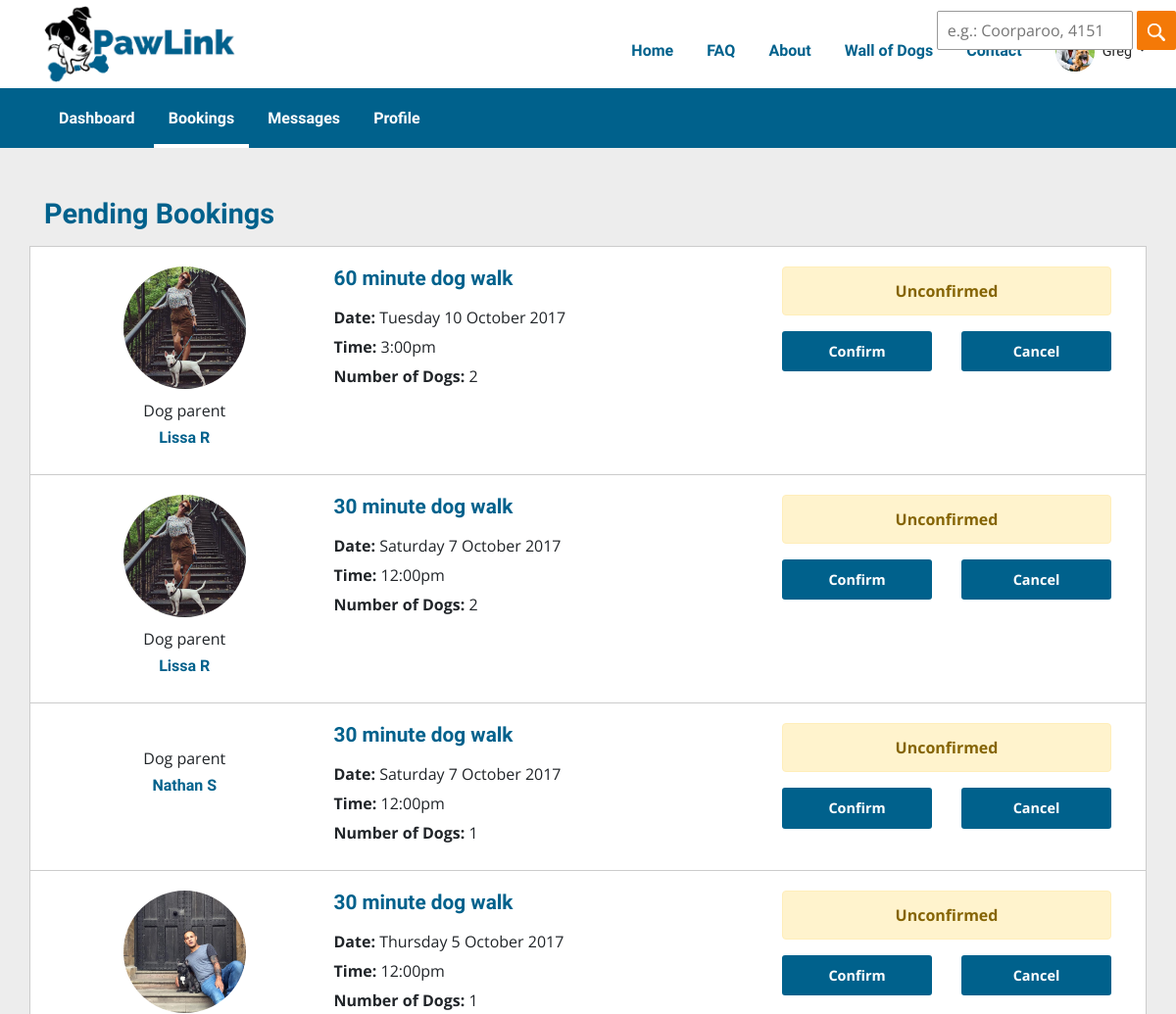
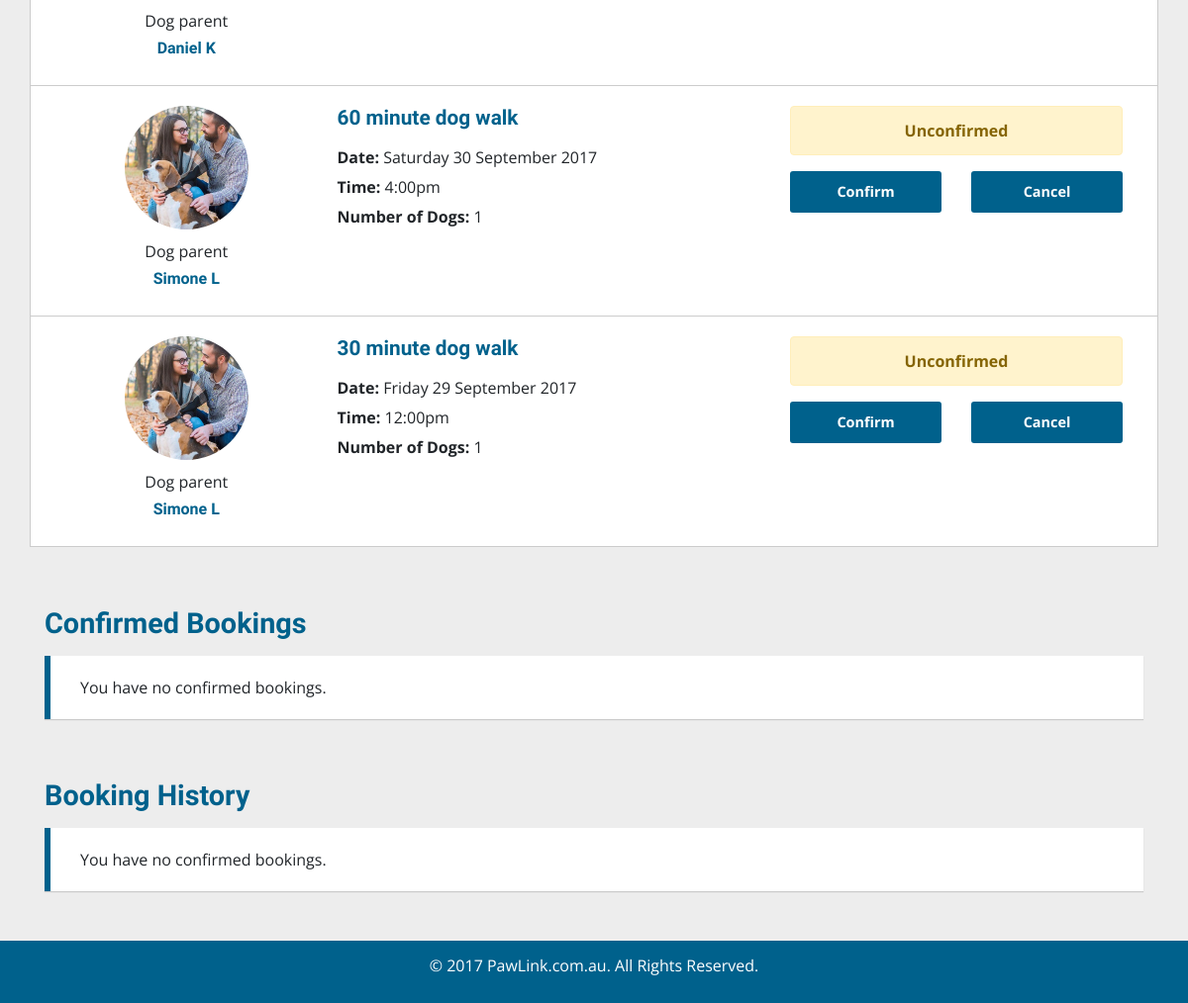
The app's page /?controller=bookings&action=booking_overview (signed in), older data (2 pictures, top to bottom).
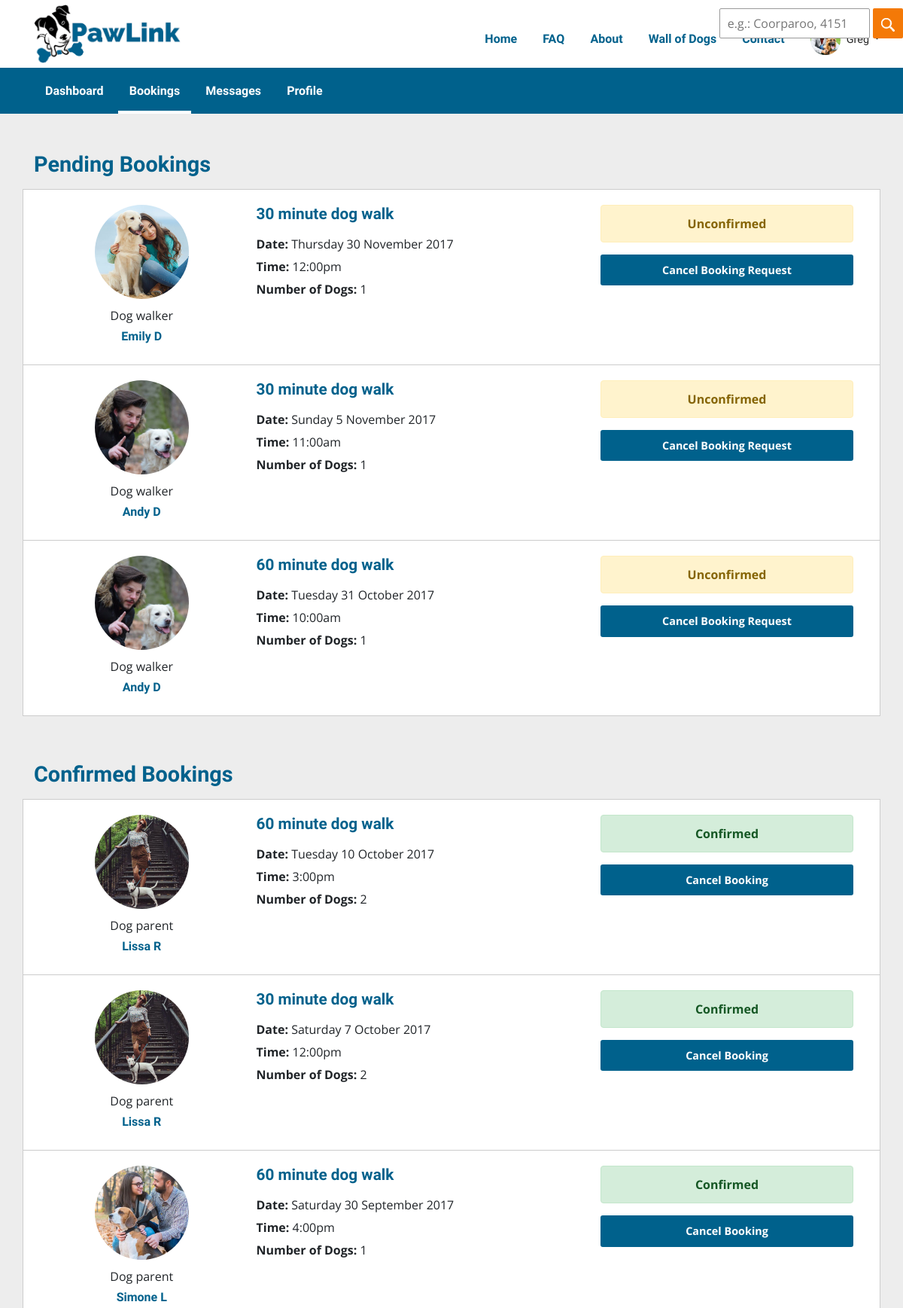
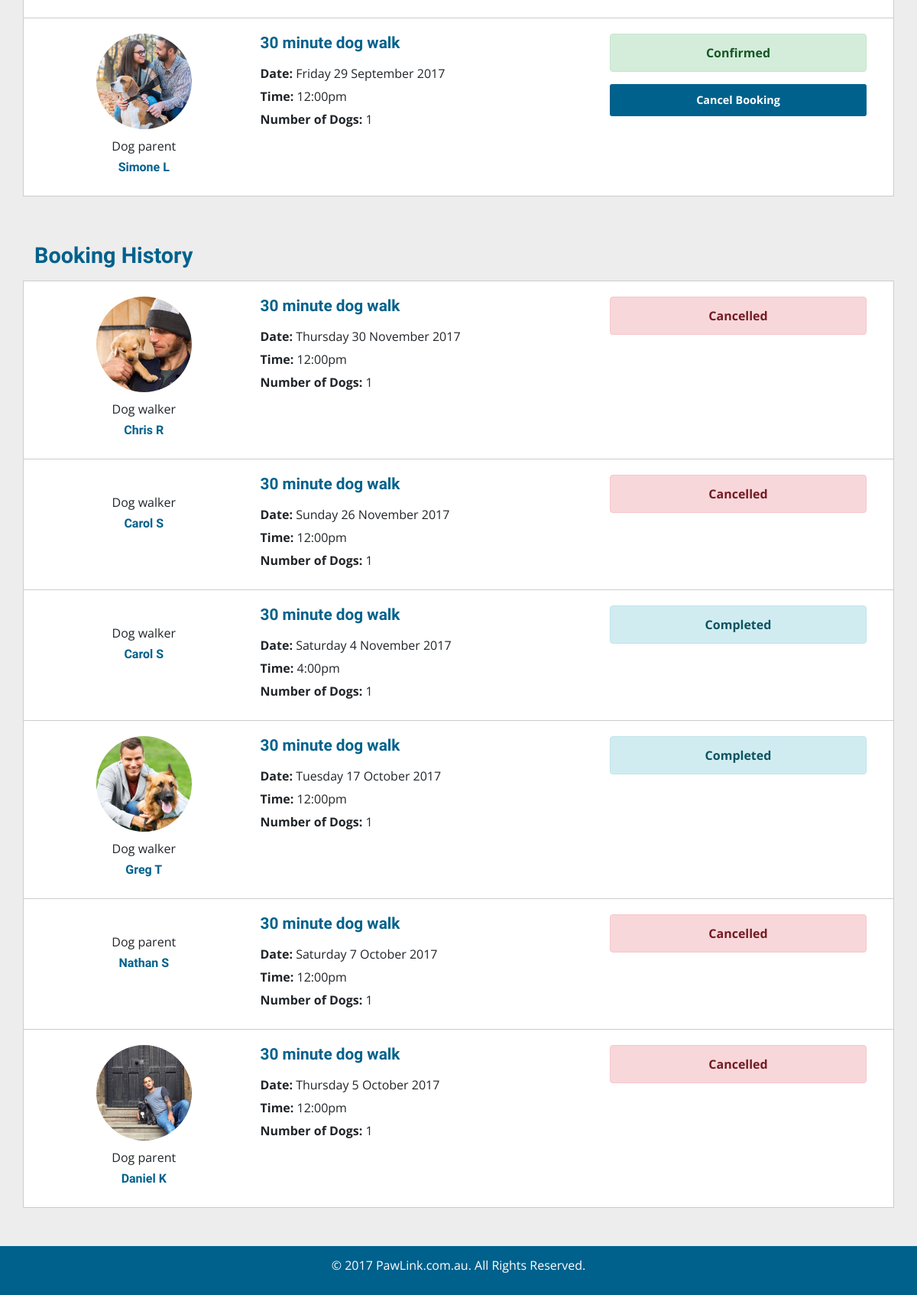
The same page, newer data (2 pictures, top to bottom).
### tables this page shows
CREATE TABLE `bookings` (
  `bookingID` bigint(20) UNSIGNED NOT NULL,
  `ownerUserID` int(10) UNSIGNED NOT NULL,
  `walkerUserID` int(10) UNSIGNED NOT NULL,
  `duration` varchar(255) NOT NULL,
  `noDogs` tinyint(4) NOT NULL,
  `dateTime` datetime NOT NULL,
  `status` varchar(255) NOT NULL
);

CREATE TABLE `profiles` (
  `profileID` int(10) UNSIGNED NOT NULL,
  `profileTitle` varchar(255) NOT NULL,
  `profileDescription` text NOT NULL,
  `userID` int(10) UNSIGNED NOT NULL,
  `profileImage` varchar(255) DEFAULT NULL
);

CREATE TABLE `users` (
  `userID` int(10) UNSIGNED NOT NULL,
  `firstName` varchar(255) NOT NULL,
  `lastName` varchar(255) NOT NULL,
  `email` varchar(255) NOT NULL,
  `phone` varchar(255) NOT NULL,
  `password` varchar(255) NOT NULL,
  `address` varchar(255) NOT NULL,
  `suburb` varchar(255) NOT NULL,
  `postcode` int(11) NOT NULL,
  `state` varchar(255) NOT NULL,
  `latitude` varchar(255) DEFAULT NULL,
  `longitude` varchar(255) DEFAULT NULL,
  `userRole` varchar(255) NOT NULL
);

### index.php (called while the page is built, shortened)
<?php
require_once('model/db.php');
require_once('model/dbFunctions.php');
if (isset($_SESSION['userstate']) && ($_SESSION['userstate'] == 'member')) {
    if (isset($_SESSION['profileID'])) {
        $availableControllers = array('bookings', 'feedback', 'messages', 'payments', 'profiles', 'publicpages', 'users', 'search');
    } else {
        $availableControllers = array('users', 'publicpages', 'profiles');
    }
} else {
    $availableControllers = array('users', 'publicpages', 'search');
}
if ( isset($_GET['controller']) ) {
    if ( in_array($_GET['controller'], $availableControllers) ){
        $controller = $_GET['controller'];
    } else {
        $controller = 'publicpages';
    }
} else {
    $controller = 'publicpages';
}
require_once('controllers/'.$controller.'.php');
?>

### model/dbFunctions.php (called while the page is built, shortened)
<?php
function sqlQuery($sql, $return_type) {
     GLOBAL $db;
     $query = $db->prepare($sql);
     $data = $query->execute();
     if(!empty($return_type) && $return_type != 'all') {
         switch ($return_type) {
             case 'count':
                 $data = $query->rowCount();
                 break;
             case 'single':
                 $data = $query->fetch(PDO::FETCH_ASSOC);
                 break;
             default:
                 $data = $query->fetch(PDO::FETCH_ASSOC);
                 break;
         }
     } else {
         if($query->rowCount() > 0) {
             $data = $query->fetchAll(PDO::FETCH_ASSOC);
         } else {
             return false;
         }
         return $data;
     }
     return $data;
 }
 ?>

### view/booking_overview.php (the view, shortened to what the changed rows need)
<div class="wrapper memberPage">
    <div class="container bookings">
        <?php
        if (!empty($bookings) ) { ?>
            <div class="booking-group">
                <?php
                foreach ($bookings as $booking){
                    if ($booking['status'] == "unconfirmed") {
                        if ($_SESSION['userID'] == $booking['ownerUserID']){
                            $prefix = 'walker';
                            $title = 'Dog walker';
                        } else {
                            $prefix = 'owner';
                            $title = 'Dog parent';
                        }?>
                    <div class="row booking-row">
                        <div class="col-md-3">
                            <div class="centre-content">
                                <img src="<?php echo 'view/uploads/'.$booking[$prefix.'Image'] ?>" alt="">
                                <p><?php echo $title ?></p>
                                <h4><?php echo $booking[$prefix.'FirstName']." ".substr($booking[$prefix.'LastName'], 0,1); ?></h4>
                            </div>
                        </div>
                        <div class="col-md-5 booking-row-details">
                            <h3><?php echo $booking['duration']; ?> minute dog walk</h3>
                            <p><strong>Date: </strong> <?php echo date('l j F Y',strtotime($booking['dateTime'])); ?></p>
                            <p><strong>Time: </strong><?php echo date('g:ia',strtotime($booking['dateTime'])); ?></p>
                            <p><strong>Number of Dogs: </strong> <?php echo $booking['noDogs']; ?></p>
                        </div>
                        <div class="col-md-4">
                            <div class="alert alert-warning centre-content">
                                <span><strong>Unconfirmed</strong></span>
                            </div>
                            <?php
                            if ($_SESSION['userID'] == $booking['walkerUserID']) { ?>
                                <div class="row">
                                    <div class="col-6">
                                        <button class="blue-btn confirmBooking" type="button" name="button" value="Confirm" data-bookingID="<?php echo $booking['bookingID']; ?>">Confirm</button>
                                    </div>
                                    <div class="col-6">
                                        <button class="blue-btn cancelBooking" type="button" name="button" value="Cancel" data-bookingID="<?php echo $booking['bookingID']; ?>">Cancel</button>
                                    </div>
                                </div>
                            <?php
                            } else { ?>
                                <div class="">
                                    <button class="blue-btn cancelBooking" type="button" name="button" value="Cancel Booking Request" data-bookingID="<?php echo $booking['bookingID']; ?>">Cancel Booking Request</button>
                                </div>
                            <?php
                            } ?>
                        </div>
                    </div>
                    <?php
                    }
                } ?>
            </div>
            <div class="booking-group">
                <?php
                $confirmed = 0;
                foreach ($bookings as $booking){
                    if ($booking['status'] == "confirmed") {
                        $confirmed++;
                        if ($_SESSION['userID'] == $booking['ownerUserID']){
                            $prefix = 'walker';
                            $title = 'Dog walker';
                        } else {
                            $prefix = 'owner';
                            $title = 'Dog parent';
                        }?>
                    <div class="row booking-row">
                        <div class="col-md-3">
                            <div class="centre-content">
                                <img src="<?php echo 'view/uploads/'.$booking[$prefix.'Image'] ?>" alt="">
                                <p><?php echo $title ?></p>
                                <h4><?php echo $booking[$prefix.'FirstName']." ".substr($booking[$prefix.'LastName'], 0,1); ?></h4>
                            </div>
                        </div>
                        <div class="col-md-5">
                            <h3><?php echo $booking['duration']; ?> minute dog walk</h3>
                            <p><strong>Date: </strong> <?php echo date('l j F Y',strtotime($booking['dateTime'])); ?></p>
                            <p><strong>Time: </strong><?php echo date('g:ia',strtotime($booking['dateTime'])); ?></p>
                            <p><strong>Number of Dogs: </strong> <?php echo $booking['noDogs']; ?></p>
                        </div>
                        <div class="col-md-4">
                            <div class="alert alert-success centre-content">
                                <span><strong>Confirmed</strong></span>
                            </div>
                            <?php
                             if ($_SESSION['userID'] == $booking['ownerUserID']) {?>
                                <div class="row">
                                    <div class="col-6">
                                        <button class="blue-btn cancelBooking" type="button" name="button" value="Cancel Booking" data-bookingID="<?php echo $booking['bookingID']; ?>">Cancel Booking</button>
                                    </div>
                                    <div class="col-6">
                                        <button class="blue-btn completeBooking" type="button" name="button" value="Complete Booking" data-bookingID="<?php echo $booking['bookingID']; ?>">Complete Booking</button>
                                    </div>
                                </div>
                            <?php
                            } else {?>
                                <div class="">
                                    <button class="blue-btn cancelBooking" type="button" name="button" value="Cancel Booking" data-bookingID="<?php echo $booking['bookingID']; ?>">Cancel Booking</button>
                                </div>
                            <?php
                            } ?>
                        </div>
                    </div>
                    <?php
                    }
                }
                if ($confirmed == 0) {?>
                <div class="noAlerts">
                     <p>You have no confirmed bookings.</p>
                </div>
                <?php
                }
                ?>
            </div>
            <div class="booking-group">
                <?php
                $history = 0;
                foreach ($bookings as $booking){
                    if ($booking['status'] == "completed" || $booking['status'] == "cancelled") {
                        $history++;
                        if ($_SESSION['userID'] == $booking['ownerUserID']){
                            $prefix = 'walker';
                            $title = 'Dog walker';
                        } else {
                            $prefix = 'owner';
                            $title = 'Dog parent';
                        }?>
                    <div class="row booking-row">
                        <div class="col-md-3">
                            <div class="centre-content">
                                <img src="<?php echo 'view/uploads/'.$booking[$prefix.'Image'] ?>" alt="">
                                <p><?php echo $title ?></p>
                                <h4><?php echo $booking[$prefix.'FirstName']." ".substr($booking[$prefix.'LastName'], 0,1); ?></h4>
                            </div>
                        </div>
                        <div class="col-md-5">
                            <h3><?php echo $booking['duration']; ?> minute dog walk</h3>
                            <p><strong>Date: </strong> <?php echo date('l j F Y',strtotime($booking['dateTime'])); ?></p>
                            <p><strong>Time: </strong><?php echo date('g:ia',strtotime($booking['dateTime'])); ?></p>
                            <p><strong>Number of Dogs: </strong> <?php echo $booking['noDogs']; ?></p>
                        </div>
                        <div class="col-md-4">
                            <?php
                            if ($booking['status'] == "completed") { ?>
                                <div class="alert alert-info centre-content">
                                    <span><strong>Completed</strong></span>
                                </div>
                            <?php
                            } elseif ($booking['status'] == "cancelled") { ?>
                                <div class="alert alert-danger centre-content">
                                    <span><strong>Cancelled</strong></span>
                                </div>
                            <?php
                            } ?>
                        </div>
                    </div>
                    <?php
                    }
                }
                if ($history == 0) {?>
                    <div class="noAlerts">
                         <p>You have no confirmed bookings.</p>
                    </div>
                <?php
                }
            } ?>
        </div>
    </div>
</div>

Row changes from the older to the newer data that the page shows:
added bookings: profiles.profileImage (picture), ownerUserID "Dog walker", walkerUserID.firstName "Emily", ownerUserID.lastName "D", duration "30", dateTime "Thursday 30 November 2017", dateTime "12:00pm", noDogs "1", shown under "Pending Bookings"
added bookings: profiles.profileImage (picture), ownerUserID "Dog walker", walkerUserID.firstName "Andy", ownerUserID.lastName "D", duration "30", dateTime "Sunday 5 November 2017", dateTime "11:00am", noDogs "1", shown under "Pending Bookings"
added bookings: profiles.profileImage (picture), ownerUserID "Dog walker", walkerUserID.firstName "Andy", ownerUserID.lastName "D", duration "60", dateTime "Tuesday 31 October 2017", dateTime "10:00am", noDogs "1", shown under "Pending Bookings"
changed bookings "Tuesday 10 October 2017": moves from the list under "Pending Bookings" to the list under "Confirmed Bookings"
changed bookings (number 5 of 13 on the later page): moves from the list under "Pending Bookings" to the list under "Confirmed Bookings"
changed bookings "Saturday 30 September 2017": moves from the list under "Pending Bookings" to the list under "Confirmed Bookings"
changed bookings "Friday 29 September 2017": moves from the list under "Pending Bookings" to the list under "Confirmed Bookings"
added bookings: profiles.profileImage (picture), ownerUserID "Dog walker", walkerUserID.firstName "Chris", ownerUserID.lastName "R", duration "30", dateTime "Thursday 30 November 2017", dateTime "12:00pm", noDogs "1", status "Cancelled", shown under "Booking History"
added bookings: ownerUserID "Dog walker", walkerUserID.firstName "Carol", ownerUserID.lastName "S", duration "30", dateTime "Sunday 26 November 2017", dateTime "12:00pm", noDogs "1", status "Cancelled", shown under "Booking History"
added bookings: ownerUserID "Dog walker", walkerUserID.firstName "Carol", ownerUserID.lastName "S", duration "30", dateTime "Saturday 4 November 2017", dateTime "4:00pm", noDogs "1", status "Completed", shown under "Booking History"
added bookings: profiles.profileImage (picture), ownerUserID "Dog walker", ownerUserID.firstName "Greg", ownerUserID.lastName "T", duration "30", dateTime "Tuesday 17 October 2017", dateTime "12:00pm", noDogs "1", status "Completed", shown under "Booking History"
changed bookings "Nathan": moves from the list under "Pending Bookings" to the list under "Booking History"
changed bookings "Thursday 5 October 2017": moves from the list under "Pending Bookings" to the list under "Booking History"
Text that changed along with them:
text no longer shown: "You have no confirmed bookings. You have no confirmed bookings."
